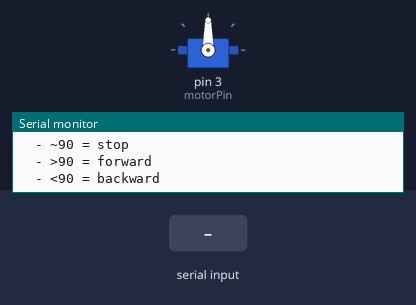
Simulated run of this sketch. Board: Arduino Uno, built with avr-gcc and run on an emulated ATmega328P. On the bench: servo, the last lines printed to the serial monitor. The inputs (shaded band) are chosen by the test bench.

Above: at 1.2 s.
1.3 s: "90,45\n" received over Serial
At 2.2 s:
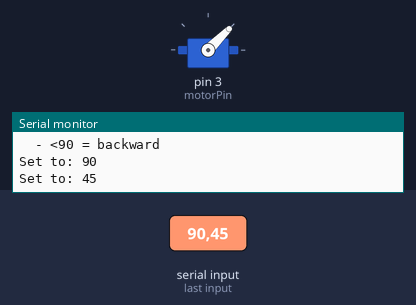
2.8 s: "30,150\n" received over Serial
At 3.4 s:
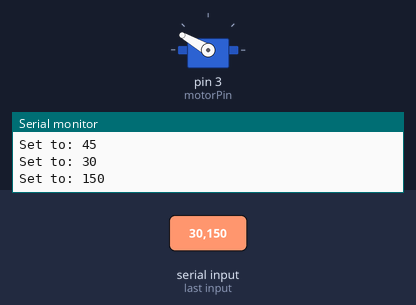
4.3 s: "5\n" received over Serial
At 5.5 s:
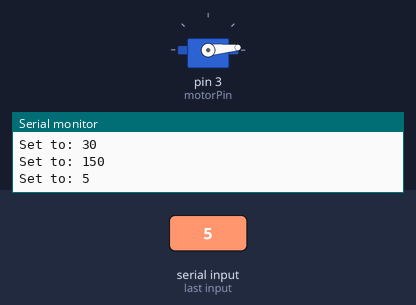
5.8 s: "90\n" received over Serial
At 6.7 s:
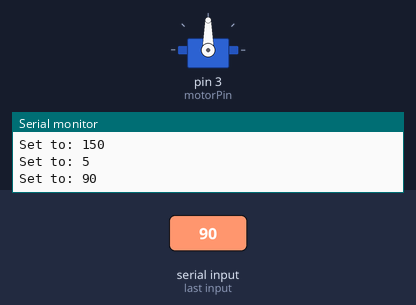
Timing chart, 0 to 8.3 s (numbered marks = the images above; inputs shaded):
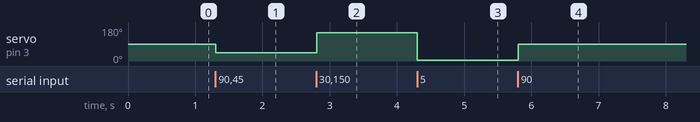

Measured:
- after the input at 1.3 s, servo on pin 3 (motorPin): 90° → 45° at once
- after the input at 2.8 s, servo on pin 3 (motorPin): 45° → 150° at once
- after the input at 4.3 s, servo on pin 3 (motorPin): 150° → 5° at once
- after the input at 5.8 s, servo on pin 3 (motorPin): 5° → 90° at once

The sketch:

gripper_test.ino
```cpp
#include <Servo.h>

Servo motor;
int motorPin = 3;

void setup() {
  Serial.begin(9600);
  motor.attach(motorPin);
  Serial.println("Enter a value (0 to 180):");
  Serial.println("  - ~90 = stop");
  Serial.println("  - >90 = forward");
  Serial.println("  - <90 = backward");
}

void loop() {
  if (Serial.available()) {
    int speed = Serial.parseInt();  // Read number
    if (speed >= 0 && speed <= 180) {
      motor.write(speed);
      Serial.println("Set to: " + String(speed));
    } else {
      Serial.println("Invalid. Enter 0–180.");
    }
    while (Serial.available()) Serial.read();  // clear input buffer
  }
}
```
